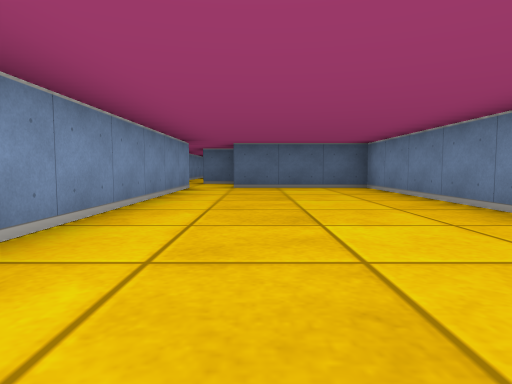
View 1 (above)

12 first-person views from a walk through a cub3D maze. The camera is about half as high as the walls, tilts 4° down and sees 75° across. The floor is counted in squares. Each view is taken from the middle of a square. On the plan, view 1 faces up. The plan holds only what a view shows up to about 9 squares ahead; the rest is blank.

View 2
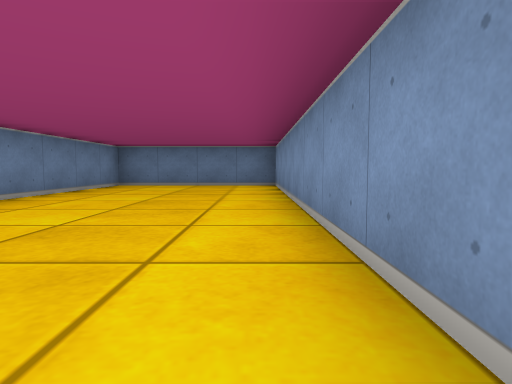

View 3
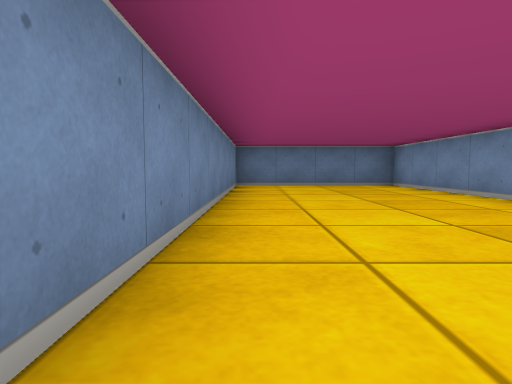

View 4
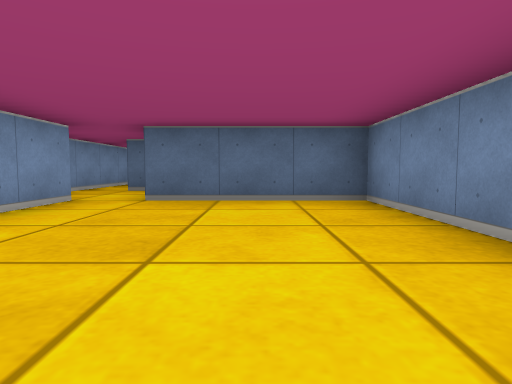

View 5
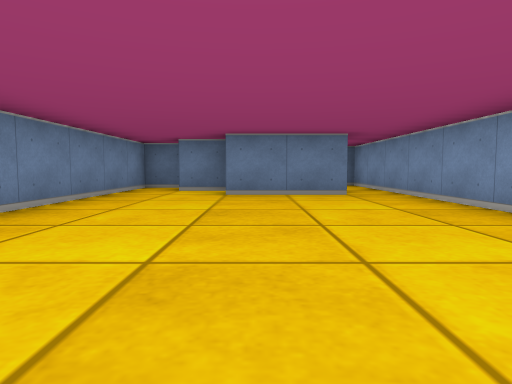

View 6
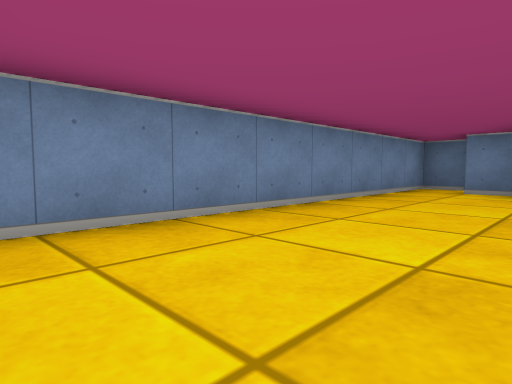

View 7
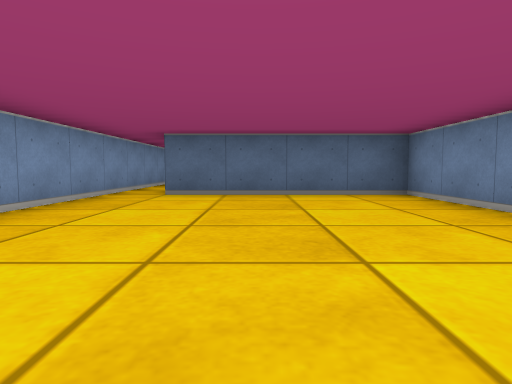

View 8
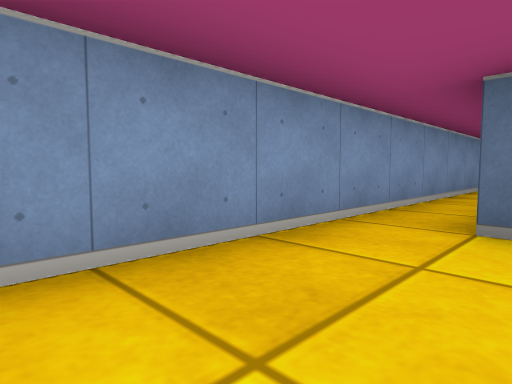

View 9
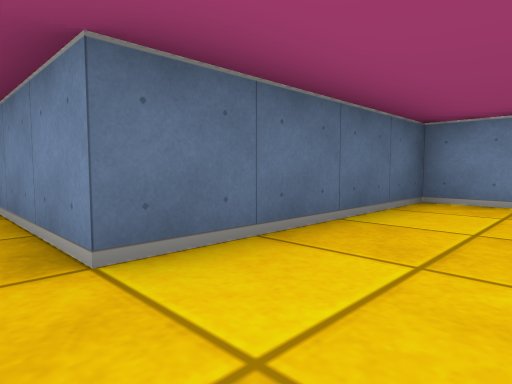

View 10
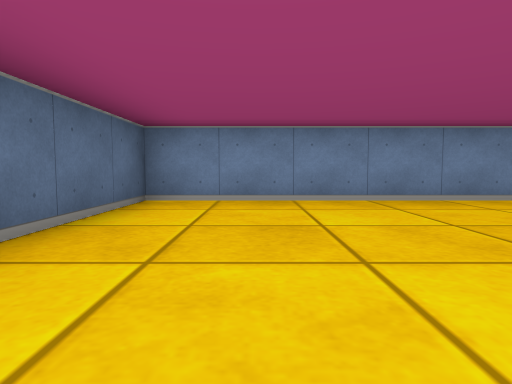

View 11
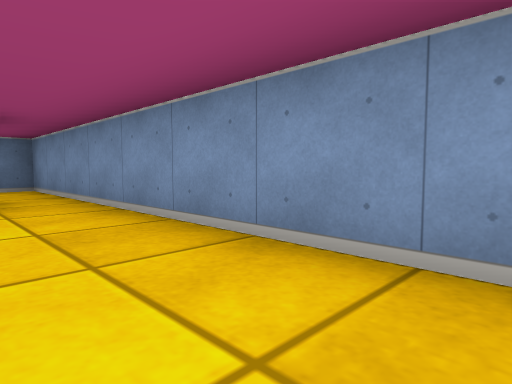

View 12
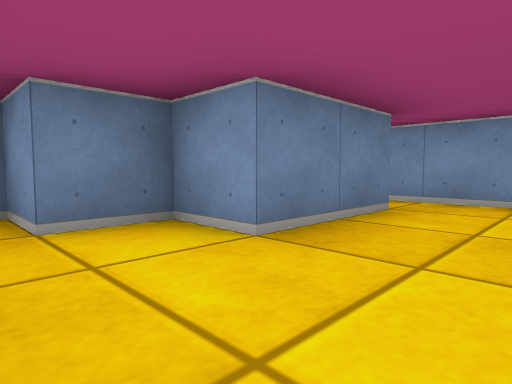

### Floor plan
Ten units are one square. View 1 is at (0, 0); x grows to the right and y downward. Boxes are objects, and circles mark ways between rooms. Rooms are numbered by the first view taken in them; rooms with no view inside come last. Other rooms are left out.
<svg viewBox="-30 -220 60 260">
<path fill="none" stroke="#000" d="M-15 -75 -15 35 25 35 25 -75 -5 -75M-16 -105 5 -105 5 -95 15 -95 15 -85 25 -85 25 -165 -15 -165 -15 -189M-25 -215 -25 -105M-25 -105 -25 -75 -19 -75"/>
<circle cx="-10" cy="-80" r="3" fill="#2a7"/>
<circle cx="-20" cy="-100" r="3" fill="#2a7"/>
<text x="0" y="-20">1</text>
<text x="0" y="-150">2</text>
<text x="-20" y="-90">3</text>
</svg>
Room 1 opens to room 3. Room 2 opens to room 3.

Where each view was taken, in squares from view 1:
view 1: 0 up, 0 right, facing up
view 2: 5 up, 1 left, facing down
view 3: 5 up, 2 right, facing down
view 4: 3 up, 1 right, facing up
view 5: 16 up, 0 right, facing down
view 6: 16 up, 0 right, facing down-right
view 7: 11 up, 0 right, facing up
view 8: 14 up, 1 left, facing up-left
view 9: 15 up, 2 left, facing up-right
view 10: 15 up, 2 left, facing right
view 11: 15 up, 1 left, facing down-left
view 12: 12 up, 2 right, facing down-left
